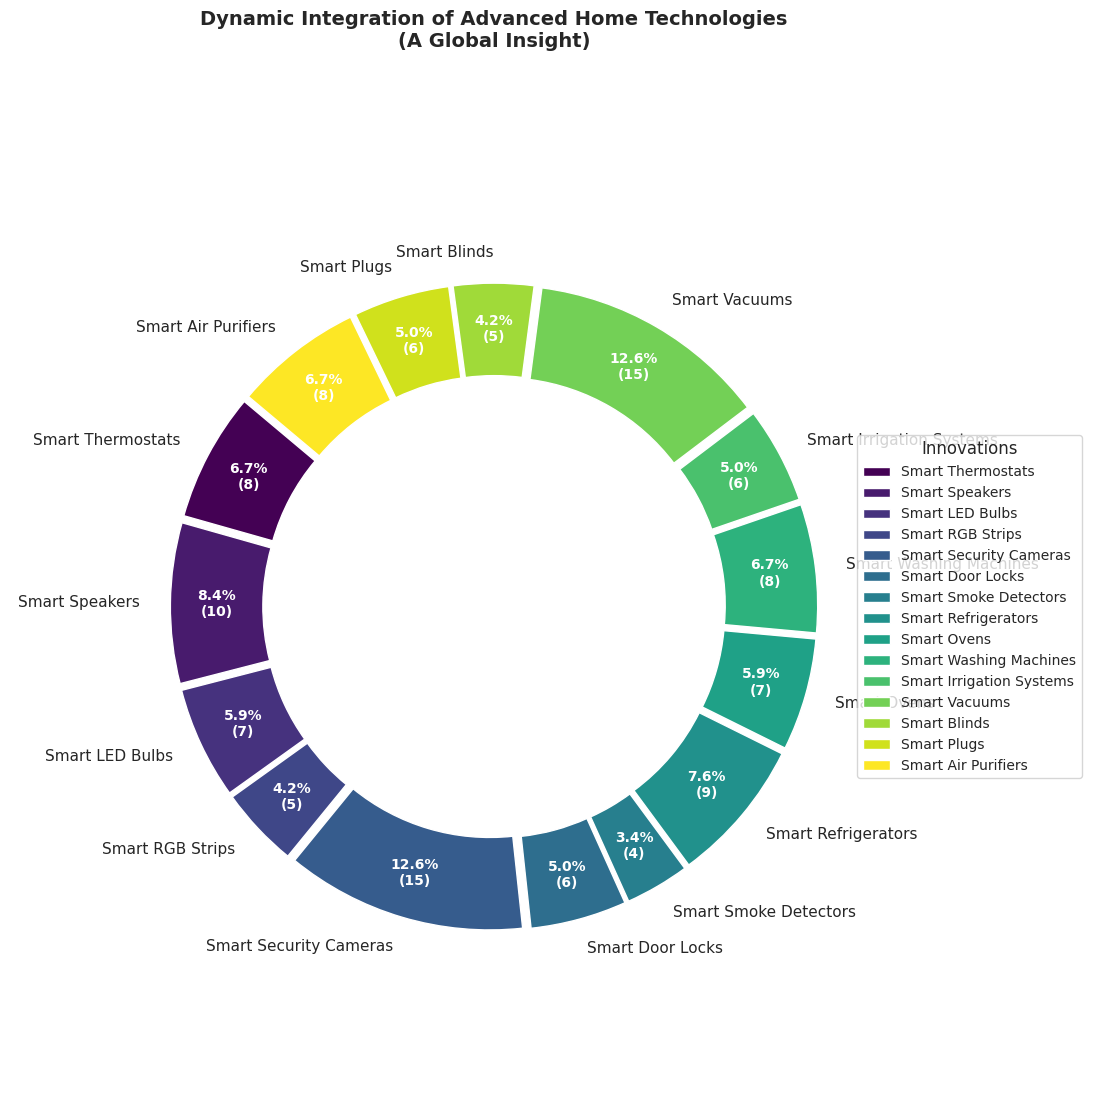

Generate this figure with Python:
import matplotlib.pyplot as plt
import numpy as np

# Define the data
labels = [
    'Smart Thermostats', 'Smart Speakers', 'Smart LED Bulbs', 
    'Smart RGB Strips', 'Smart Security Cameras', 'Smart Door Locks', 
    'Smart Smoke Detectors', 'Smart Refrigerators', 'Smart Ovens', 
    'Smart Washing Machines', 'Smart Irrigation Systems', 'Smart Vacuums',
    'Smart Blinds', 'Smart Plugs', 'Smart Air Purifiers'
]
sizes = [8, 10, 7, 5, 15, 6, 4, 9, 7, 8, 6, 15, 5, 6, 8]
colors = plt.cm.viridis(np.linspace(0, 1, len(labels)))

fig, ax = plt.subplots(figsize=(11, 11), subplot_kw=dict(aspect="equal"))

wedges, texts, autotexts = ax.pie(
    sizes, 
    labels=labels, 
    colors=colors, 
    autopct=lambda pct: '{:.1f}%\n({:d})'.format(pct, int(np.round(pct/100.*np.sum(sizes)))),
    startangle=140, 
    pctdistance=0.85,
    wedgeprops=dict(width=0.3), 
    explode=[0.05]*len(labels)
)

center_circle = plt.Circle((0, 0), 0.55, fc='white')
fig.gca().add_artist(center_circle)

ax.axis('equal')

# Changed Title
plt.title('Dynamic Integration of Advanced Home Technologies\n(A Global Insight)', fontsize=14, fontweight='bold', y=1.08)

for autotext in autotexts:
    autotext.set_color('white')
    autotext.set_size(10)
    autotext.set_weight('bold')

# Legend with shuffled labels
ax.legend(wedges, labels, title="Innovations", loc="center left", bbox_to_anchor=(1, 0, 0.5, 1), fontsize=10)

plt.tight_layout()
plt.show()
